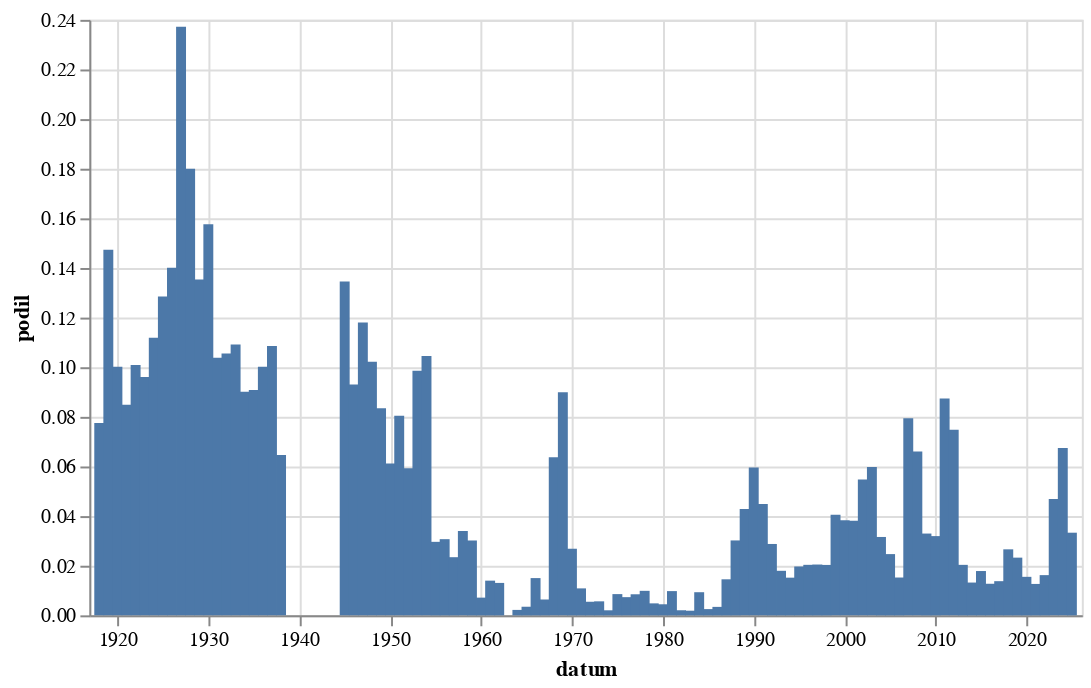

This figure's notebook cell:
### Code cell
graf(vyvoj(r'[Rr]eform'))

### Figure 1 — Vega-Lite specification as saved in the notebook (floating-point values rounded to 4 significant figures)
{"config": {"view": {"continuousWidth": 300, "continuousHeight": 300}}, "data": {"name": "data-04ae3530267b76d86c13000dead8bffd"}, "mark": {"type": "bar"}, "encoding": {"x": {"field": "datum", "type": "temporal"}, "y": {"field": "podil", "type": "quantitative"}}, "height": 300, "width": 500, "$schema": "https://vega.github.io/schema/vega-lite/v5.8.0.json", "datasets": {"data-04ae3530267b76d86c13000dead8bffd": [{"datum": "1918-01-01T00:00:00", "text": 20, "text_right": 258, "podil": 0.07752}, {"datum": "1919-01-01T00:00:00", "text": 362, "text_right": 2457, "podil": 0.1473}, {"datum": "1920-01-01T00:00:00", "text": 323, "text_right": 3225, "podil": 0.1002}, {"datum": "1921-01-01T00:00:00", "text": 358, "text_right": 4217, "podil": 0.08489}, {"datum": "1922-01-01T00:00:00", "text": 404, "text_right": 4006, "podil": 0.1008}, {"datum": "1923-01-01T00:00:00", "text": 251, "text_right": 2612, "podil": 0.09609}, {"datum": "1924-01-01T00:00:00", "text": 345, "text_right": 3084, "podil": 0.1119}, {"datum": "1925-01-01T00:00:00", "text": 317, "text_right": 2466, "podil": 0.1285}, {"datum": "1926-01-01T00:00:00", "text": 507, "text_right": 3620, "podil": 0.1401}, {"datum": "1927-01-01T00:00:00", "text": 732, "text_right": 3086, "podil": 0.2372}, {"datum": "1928-01-01T00:00:00", "text": 572, "text_right": 3178, "podil": 0.18}, {"datum": "1929-01-01T00:00:00", "text": 242, "text_right": 1788, "podil": 0.1353}, {"datum": "1930-01-01T00:00:00", "text": 569, "text_right": 3611, "podil": 0.1576}, {"datum": "1931-01-01T00:00:00", "text": 330, "text_right": 3179, "podil": 0.1038}, {"datum": "1932-01-01T00:00:00", "text": 227, "text_right": 2152, "podil": 0.1055}, {"datum": "1933-01-01T00:00:00", "text": 247, "text_right": 2262, "podil": 0.1092}, {"datum": "1934-01-01T00:00:00", "text": 174, "text_right": 1930, "podil": 0.09016}, {"datum": "1935-01-01T00:00:00", "text": 149, "text_right": 1641, "podil": 0.0908}, {"datum": "1936-01-01T00:00:00", "text": 211, "text_right": 2105, "podil": 0.1002}, {"datum": "1937-01-01T00:00:00", "text": 204, "text_right": 1880, "podil": 0.1085}, {"datum": "1938-01-01T00:00:00", "text": 64, "text_right": 991, "podil": 0.06458}, {"datum": "1945-01-01T00:00:00", "text": 30, "text_right": 223, "podil": 0.1345}, {"datum": "1946-01-01T00:00:00", "text": 159, "text_right": 1709, "podil": 0.09304}, {"datum": "1947-01-01T00:00:00", "text": 196, "text_right": 1660, "podil": 0.1181}, {"datum": "1948-01-01T00:00:00", "text": 136, "text_right": 1331, "podil": 0.1022}, {"datum": "1949-01-01T00:00:00", "text": 47, "text_right": 563, "podil": 0.08348}, {"datum": "1950-01-01T00:00:00", "text": 20, "text_right": 327, "podil": 0.06116}, {"datum": "1951-01-01T00:00:00", "text": 21, "text_right": 261, "podil": 0.08046}, {"datum": "1952-01-01T00:00:00", "text": 16, "text_right": 270, "podil": 0.05926}, {"datum": "1953-01-01T00:00:00", "text": 21, "text_right": 213, "podil": 0.09859}, {"datum": "1954-01-01T00:00:00", "text": 21, "text_right": 201, "podil": 0.1045}, {"datum": "1955-01-01T00:00:00", "text": 4, "text_right": 135, "podil": 0.02963}, {"datum": "1956-01-01T00:00:00", "text": 7, "text_right": 228, "podil": 0.0307}, {"datum": "1957-01-01T00:00:00", "text": 6, "text_right": 256, "podil": 0.02344}, {"datum": "1958-01-01T00:00:00", "text": 8, "text_right": 235, "podil": 0.03404}, {"datum": "1959-01-01T00:00:00", "text": 7, "text_right": 232, "podil": 0.03017}, {"datum": "1960-01-01T00:00:00", "text": 2, "text_right": 280, "podil": 0.007143}, {"datum": "1961-01-01T00:00:00", "text": 4, "text_right": 286, "podil": 0.01399}, {"datum": "1962-01-01T00:00:00", "text": 2, "text_right": 153, "podil": 0.01307}, {"datum": "1964-01-01T00:00:00", "text": 1, "text_right": 456, "podil": 0.002193}, {"datum": "1965-01-01T00:00:00", "text": 1, "text_right": 288, "podil": 0.003472}, {"datum": "1966-01-01T00:00:00", "text": 5, "text_right": 333, "podil": 0.01502}, {"datum": "1967-01-01T00:00:00", "text": 2, "text_right": 313, "podil": 0.00639}, {"datum": "1968-01-01T00:00:00", "text": 69, "text_right": 1083, "podil": 0.06371}, {"datum": "1969-01-01T00:00:00", "text": 75, "text_right": 834, "podil": 0.08993}, {"datum": "1970-01-01T00:00:00", "text": 16, "text_right": 596, "podil": 0.02685}, {"datum": "1971-01-01T00:00:00", "text": 6, "text_right": 552, "podil": 0.01087}, {"datum": "1972-01-01T00:00:00", "text": 2, "text_right": 365, "podil": 0.005479}, {"datum": "1973-01-01T00:00:00", "text": 3, "text_right": 531, "podil": 0.00565}, {"datum": "1974-01-01T00:00:00", "text": 1, "text_right": 491, "podil": 0.002037}, {"datum": "1975-01-01T00:00:00", "text": 5, "text_right": 584, "podil": 0.008562}, {"datum": "1976-01-01T00:00:00", "text": 3, "text_right": 409, "podil": 0.007335}, {"datum": "1977-01-01T00:00:00", "text": 4, "text_right": 471, "podil": 0.008493}, {"datum": "1978-01-01T00:00:00", "text": 5, "text_right": 506, "podil": 0.009881}, {"datum": "1979-01-01T00:00:00", "text": 2, "text_right": 414, "podil": 0.004831}, {"datum": "1980-01-01T00:00:00", "text": 2, "text_right": 448, "podil": 0.004464}, {"datum": "1981-01-01T00:00:00", "text": 3, "text_right": 307, "podil": 0.009772}, {"datum": "1982-01-01T00:00:00", "text": 1, "text_right": 487, "podil": 0.002053}, {"datum": "1983-01-01T00:00:00", "text": 1, "text_right": 534, "podil": 0.001873}, {"datum": "1984-01-01T00:00:00", "text": 4, "text_right": 429, "podil": 0.009324}, {"datum": "1985-01-01T00:00:00", "text": 1, "text_right": 397, "podil": 0.002519}, {"datum": "1986-01-01T00:00:00", "text": 1, "text_right": 293, "podil": 0.003413}, {"datum": "1987-01-01T00:00:00", "text": 6, "text_right": 413, "podil": 0.01453}, {"datum": "1988-01-01T00:00:00", "text": 17, "text_right": 563, "podil": 0.0302}, {"datum": "1989-01-01T00:00:00", "text": 44, "text_right": 1026, "podil": 0.04288}, {"datum": "1990-01-01T00:00:00", "text": 393, "text_right": 6594, "podil": 0.0596}, {"datum": "1991-01-01T00:00:00", "text": 516, "text_right": 11502, "podil": 0.04486}, {"datum": "1992-01-01T00:00:00", "text": 257, "text_right": 8933, "podil": 0.02877}, {"datum": "1993-01-01T00:00:00", "text": 61, "text_right": 3398, "podil": 0.01795}, {"datum": "1994-01-01T00:00:00", "text": 44, "text_right": 2897, "podil": 0.01519}, {"datum": "1995-01-01T00:00:00", "text": 67, "text_right": 3402, "podil": 0.01969}, {"datum": "1996-01-01T00:00:00", "text": 78, "text_right": 3831, "podil": 0.02036}, {"datum": "1997-01-01T00:00:00", "text": 120, "text_right": 5859, "podil": 0.02048}, {"datum": "1998-01-01T00:00:00", "text": 98, "text_right": 4823, "podil": 0.02032}, {"datum": "1999-01-01T00:00:00", "text": 329, "text_right": 8116, "podil": 0.04054}, {"datum": "2000-01-01T00:00:00", "text": 315, "text_right": 8216, "podil": 0.03834}, {"datum": "2001-01-01T00:00:00", "text": 296, "text_right": 7755, "podil": 0.03817}, {"datum": "2002-01-01T00:00:00", "text": 347, "text_right": 6333, "podil": 0.05479}, {"datum": "2003-01-01T00:00:00", "text": 515, "text_right": 8611, "podil": 0.05981}, {"datum": "2004-01-01T00:00:00", "text": 249, "text_right": 7882, "podil": 0.03159}, {"datum": "2005-01-01T00:00:00", "text": 270, "text_right": 10937, "podil": 0.02469}, {"datum": "2006-01-01T00:00:00", "text": 116, "text_right": 7608, "podil": 0.01525}, {"datum": "2007-01-01T00:00:00", "text": 591, "text_right": 7438, "podil": 0.07946}, {"datum": "2008-01-01T00:00:00", "text": 525, "text_right": 7946, "podil": 0.06607}, {"datum": "2009-01-01T00:00:00", "text": 291, "text_right": 8828, "podil": 0.03296}, {"datum": "2010-01-01T00:00:00", "text": 179, "text_right": 5605, "podil": 0.03194}, {"datum": "2011-01-01T00:00:00", "text": 686, "text_right": 7852, "podil": 0.08737}, {"datum": "2012-01-01T00:00:00", "text": 498, "text_right": 6659, "podil": 0.07479}, {"datum": "2013-01-01T00:00:00", "text": 87, "text_right": 4275, "podil": 0.02035}, {"datum": "2014-01-01T00:00:00", "text": 126, "text_right": 9532, "podil": 0.01322}, {"datum": "2015-01-01T00:00:00", "text": 176, "text_right": 9853, "podil": 0.01786}, {"datum": "2016-01-01T00:00:00", "text": 129, "text_right": 10133, "podil": 0.01273}, {"datum": "2017-01-01T00:00:00", "text": 114, "text_right": 8277, "podil": 0.01377}, {"datum": "2018-01-01T00:00:00", "text": 262, "text_right": 9847, "podil": 0.02661}, {"datum": "2019-01-01T00:00:00", "text": 253, "text_right": 10877, "podil": 0.02326}, {"datum": "2020-01-01T00:00:00", "text": 167, "text_right": 10758, "podil": 0.01552}, {"datum": "2021-01-01T00:00:00", "text": 114, "text_right": 9003, "podil": 0.01266}, {"datum": "2022-01-01T00:00:00", "text": 171, "text_right": 10550, "podil": 0.01621}, {"datum": "2023-01-01T00:00:00", "text": 544, "text_right": 11599, "podil": 0.0469}, {"datum": "2024-01-01T00:00:00", "text": 790, "text_right": 11721, "podil": 0.0674}, {"datum": "2025-01-01T00:00:00", "text": 155, "text_right": 4653, "podil": 0.03331}]}}
